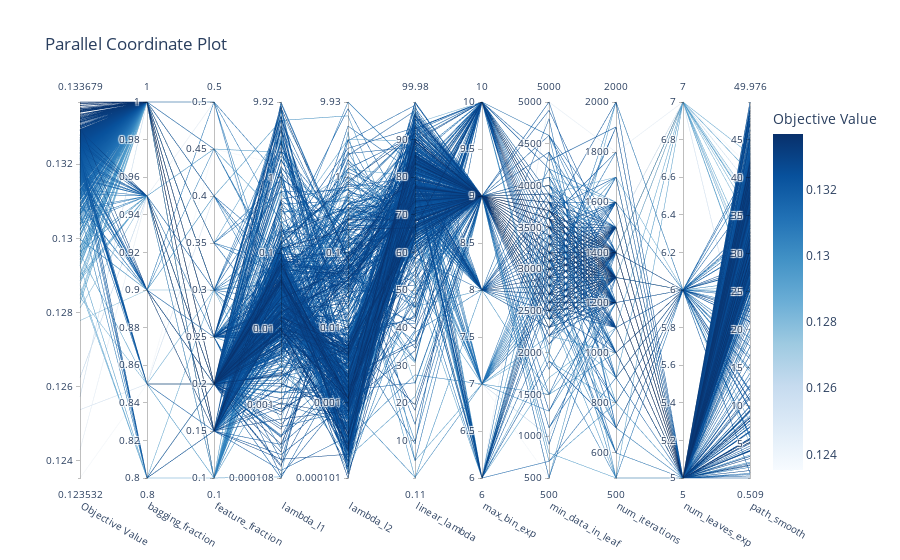

Notebook code for this chart:
### Code cell
plot_parallel_coordinate(study)

### Figure 1 — Plotly figure (JSON) as saved in the notebook; plotly's stock layout.template omitted (floating-point values rounded to 4 significant figures; data arrays with more than 128 entries replaced by an {"elided": "..."} marker saying what was removed)
{"data": [{"dimensions": [{"label": "Objective Value", "range": [0.1235, 0.1337], "values": {"elided": "643 float values"}}, {"label": "bagging_fraction", "range": [0.8, 1], "values": {"elided": "643 float values"}}, {"label": "feature_fraction", "range": [0.1, 0.5], "values": {"elided": "643 float values"}}, {"label": "lambda_l1", "range": [-3.967, 0.9967], "ticktext": ["0.000108", "0.001", "0.01", "0.1", "1", "9.92"], "tickvals": [-3.967, -3, -2, -1, 0, 0.9967], "values": {"elided": "643 float values"}}, {"label": "lambda_l2", "range": [-3.997, 0.9969], "ticktext": ["0.000101", "0.001", "0.01", "0.1", "1", "9.93"], "tickvals": [-3.997, -3, -2, -1, 0, 0.9969], "values": {"elided": "643 float values"}}, {"label": "linear_lambda", "range": [0.1083, 99.98], "values": {"elided": "643 float values"}}, {"label": "max_bin_exp", "range": [6, 10], "values": {"elided": "643 int values"}}, {"label": "min_data_in_leaf", "range": [500, 5000], "values": {"elided": "643 int values"}}, {"label": "num_iterations", "range": [500, 2000], "values": {"elided": "643 int values"}}, {"label": "num_leaves_exp", "range": [5, 7], "values": {"elided": "643 int values"}}, {"label": "path_smooth", "range": [0.5089, 49.98], "values": {"elided": "643 float values"}}], "labelangle": 30, "labelside": "bottom", "line": {"color": {"elided": "643 float values"}, "colorbar": {"title": {"text": "Objective Value"}}, "colorscale": [[0, "rgb(247,251,255)"], [0.125, "rgb(222,235,247)"], [0.25, "rgb(198,219,239)"], [0.375, "rgb(158,202,225)"], [0.5, "rgb(107,174,214)"], [0.625, "rgb(66,146,198)"], [0.75, "rgb(33,113,181)"], [0.875, "rgb(8,81,156)"], [1, "rgb(8,48,107)"]], "reversescale": false, "showscale": true}, "type": "parcoords"}], "layout": {"autosize": true, "title": {"text": "Parallel Coordinate Plot"}}}
